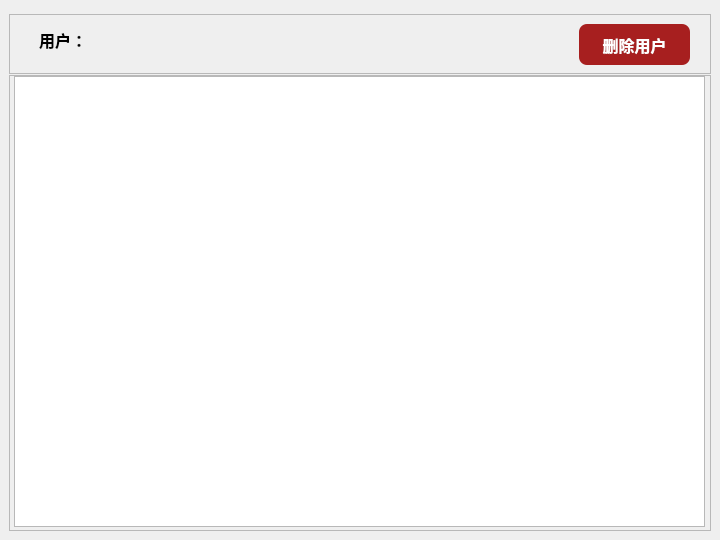
<?xml version="1.0" encoding="UTF-8"?>
<ui version="4.0">
 <class>UserDetailsWindow</class>
 <widget class="QWidget" name="UserDetailsWindow">
  <property name="geometry">
   <rect>
    <x>0</x>
    <y>0</y>
    <width>720</width>
    <height>540</height>
   </rect>
  </property>
  <property name="windowTitle">
   <string>详情用户</string>
  </property>
  <property name="styleSheet">
   <string notr="true">
QPushButton {
    color: black;
    background-color:white;
    font-size: 16px;
    border: 2px solid #C9D6E8;
}
QLineEdit {
    background:transparent;
    border:none;
    outline:none;
}
#insertInput{
    background-color:white;border: 2px solid #C9D6E8;
    padding: 4px;
    font-size: 14px;
}
#domainShow:hover{
    border: none;
    outline:none;
}

#confirmEdit{
    border: 2px solid rgb(167, 31, 31);
    border-top: none;         /* 不显示上边框 */
    border-left: none;        /* 不显示左边框 */
    border-right: none;       /* 不显示右边框 */
    border-bottom: 3px solid rgb(167, 31, 31); /* 只设置下边框 */
}
#confirmEdit::placeholder {
    text-align:center;
    color: rgb(167, 31, 31);
}

#deleteButton{
    color: white;
    padding: 10px 20px;
    font-size: 16px;
    border-radius: 8px;
    border: none;
    background-color:rgb(167, 31, 31);
}

#deleteButton:hover{
    background-color:rgb(126, 28, 28);
}

QLineEdit:hover {
    border: 2px solid rgb(145, 168, 235);
}

QLineEdit:placeholder {
    border-color: #4c65af;
    outline: none;
}

QLineEdit:focus {
    border: 2px solid #4c65af;
    outline: none;
}
   </string>
  </property>
  <widget class="QFrame" name="verticalFrame">
   <property name="geometry">
    <rect>
     <x>0</x>
     <y>0</y>
     <width>720</width>
     <height>540</height>
    </rect>
   </property>
   <layout class="QVBoxLayout" name="verticalLayout">
    <item>
     <widget class="QFrame" name="frame">
      <property name="minimumSize">
       <size>
        <width>0</width>
        <height>60</height>
       </size>
      </property>
      <property name="maximumSize">
       <size>
        <width>16777215</width>
        <height>50</height>
       </size>
      </property>
      <property name="frameShape">
       <enum>QFrame::Shape::StyledPanel</enum>
      </property>
      <property name="frameShadow">
       <enum>QFrame::Shadow::Raised</enum>
      </property>
      <widget class="QLabel" name="label">
       <property name="geometry">
        <rect>
         <x>30</x>
         <y>0</y>
         <width>71</width>
         <height>51</height>
        </rect>
       </property>
       <property name="font">
        <font>
         <pointsize>12</pointsize>
         <bold>true</bold>
        </font>
       </property>
       <property name="text">
        <string>用户：</string>
       </property>
      </widget>
      <widget class="QLineEdit" name="userShow">
       <property name="geometry">
        <rect>
         <x>110</x>
         <y>0</y>
         <width>451</width>
         <height>51</height>
        </rect>
       </property>
       <property name="font">
        <font>
         <pointsize>11</pointsize>
        </font>
       </property>
       <property name="text">
        <string/>
       </property>
       <property name="alignment">
        <set>Qt::AlignmentFlag::AlignCenter</set>
       </property>
      </widget>
      <widget class="QPushButton" name="deleteButton">
       <property name="geometry">
        <rect>
         <x>570</x>
         <y>10</y>
         <width>111</width>
         <height>41</height>
        </rect>
       </property>
       <property name="font">
        <font>
         <pointsize>-1</pointsize>
         <bold>true</bold>
        </font>
       </property>
       <property name="text">
        <string>删除用户</string>
       </property>
      </widget>
     </widget>
    </item>
    <item>
     <widget class="QFrame" name="frame_2">
      <property name="frameShape">
       <enum>QFrame::Shape::StyledPanel</enum>
      </property>
      <property name="frameShadow">
       <enum>QFrame::Shadow::Raised</enum>
      </property>
      <widget class="QTableWidget" name="tableWidget">
       <property name="geometry">
        <rect>
         <x>5</x>
         <y>1</y>
         <width>691</width>
         <height>451</height>
        </rect>
       </property>
      </widget>
     </widget>
    </item>
   </layout>
  </widget>
 </widget>
 <resources/>
 <connections/>
</ui>
